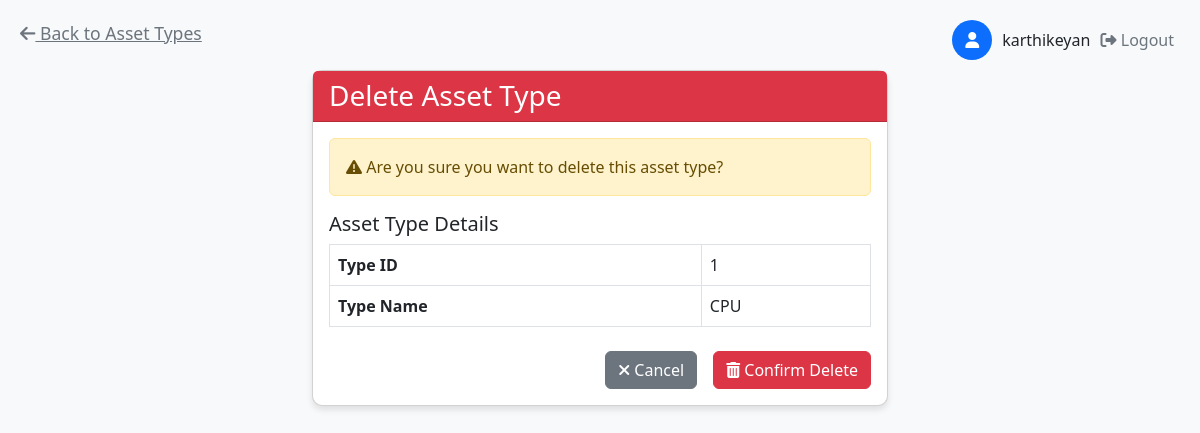
The app's page /del_astty.php?id=1 (signed in) with its own data.
### tables this page shows
CREATE TABLE `employee` (
  `emp_id` int(11) NOT NULL,
  `emp_code` varchar(20) DEFAULT NULL,
  `emp_name` varchar(100) DEFAULT NULL,
  `email` varchar(100) DEFAULT NULL,
  `password` varchar(255) DEFAULT NULL,
  `designation` enum('Lead','Sr SA','SA','IT_Admin','Lab_incharge','HOD','FI','User') DEFAULT NULL,
  `department` varchar(100) DEFAULT NULL,
  `status` enum('Active','Inactive') DEFAULT 'Active'
);

CREATE TABLE `asset_type` (
  `type_id` int(11) NOT NULL,
  `type_name` varchar(50) DEFAULT NULL
);

### del_astty.php (the view, shortened to what this page needs)
<?php
require_once 'config.php';
$currentUserName = "User";
$user_id = $_SESSION['user_id'];
$query = "SELECT emp_name FROM employee WHERE emp_id = ?";
if ($stmt = $conn->prepare($query)) {
    $stmt->bind_param("i", $user_id);
    $stmt->execute();
    $result = $stmt->get_result();
    if ($result->num_rows > 0) {
        $user = $result->fetch_assoc();
        $currentUserName = $user['emp_name'];
    }
}
$typeDetails = [];
if (isset($_GET['id'])) {
    $typeId = $_GET['id'];
    $stmt = $conn->prepare("SELECT type_id, type_name FROM asset_type WHERE type_id = ?");
    $stmt->bind_param("i", $typeId);
    $stmt->execute();
    $result = $stmt->get_result();
    if ($result->num_rows > 0) {
        $typeDetails = $result->fetch_assoc();
    } else {
        $error = "Asset type not found!";
    }
}
?>
<!DOCTYPE html>
<html lang="en">
<head>
    <link href="https://cdn.jsdelivr.net/npm/bootstrap@5.3.0/dist/css/bootstrap.min.css" rel="stylesheet">
    <link rel="stylesheet" href="https://cdnjs.cloudflare.com/ajax/libs/font-awesome/6.4.0/css/all.min.css">
</head>
<body>
    <div class="top-navigation">
        <a href="manage_astty.php" class="back-btn">
            <i class="fas fa-arrow-left"></i> Back to Asset Types
        </a>
    </div>
    <div class="user-info">
        <div class="user-icon">
            <i class="fas fa-user"></i>
        </div>
        <div>
            <span><?php echo htmlspecialchars($currentUserName); ?></span>
            <form action="logout.php" method="post" style="display: inline;">
                <button type="submit" class="logout-btn">
                    <i class="fas fa-sign-out-alt"></i> Logout
                </button>
            </form>
        </div>
    </div>
    <div class="container">
        <div class="card">
            <div class="card-header bg-danger text-white">
                <h3 class="mb-0">Delete Asset Type</h3>
            </div>
            <div class="card-body">
                <?php if (empty($typeDetails)): ?>
                    <div class="alert alert-warning">No asset type selected or asset type not found.</div>
                    <a href="manage_astty.php" class="btn btn-secondary">
                        <i class="fas fa-arrow-left"></i> Back to Asset Types
                    </a>
                <?php else: ?>
                    <div class="alert alert-warning">
                        <i class="fas fa-exclamation-triangle"></i> Are you sure you want to delete this asset type?
                    </div>
                    <div class="mb-4">
                        <h5>Asset Type Details</h5>
                        <table class="table table-bordered">
                            <tr>
                                <th>Type ID</th>
                                <td><?= htmlspecialchars($typeDetails['type_id']) ?></td>
                            </tr>
                            <tr>
                                <th>Type Name</th>
                                <td><?= htmlspecialchars($typeDetails['type_name']) ?></td>
                            </tr>
                        </table>
                    </div>
                    <form method="post">
                        <div class="d-grid gap-2 d-md-flex justify-content-md-end">
                            <a href="manage_astty.php" class="btn btn-secondary me-md-2">
                                <i class="fas fa-times"></i> Cancel
                            </a>
                            <button type="submit" name="delete" class="btn btn-danger">
                                <i class="fas fa-trash-alt"></i> Confirm Delete
                            </button>
                        </div>
                    </form>
                <?php endif; ?>
            </div>
        </div>
    </div>
</body>
</html>

### del_astty.php (style rules this page uses)
body { background-color: #f8f9fa; padding-top: 20px; }
.container { max-width: 600px; margin-top: 50px; }
.card { border-radius: 10px; box-shadow: 0 4px 6px rgba(0,0,0,0.1); }
.user-info { position: absolute; top: 20px; right: 20px; display: flex; align-items: center; gap: 10px; }
.user-icon { width: 40px; height: 40px; background-color: #0d6efd; color: white; border-radius: 50%; display: flex; align-items: center; justify-content: center; }
.logout-btn { background: none; border: none; color: #6c757d; cursor: pointer; }
.top-navigation { position: absolute; top: 20px; left: 20px; display: flex; align-items: center; gap: 10px; }
.back-btn { background: none; border: none; color: #6c757d; cursor: pointer; font-size: 1.1rem; }

### records on screen
employee: emp_name "karthikeyan"
asset_type: type_id "1", type_name "CPU"
